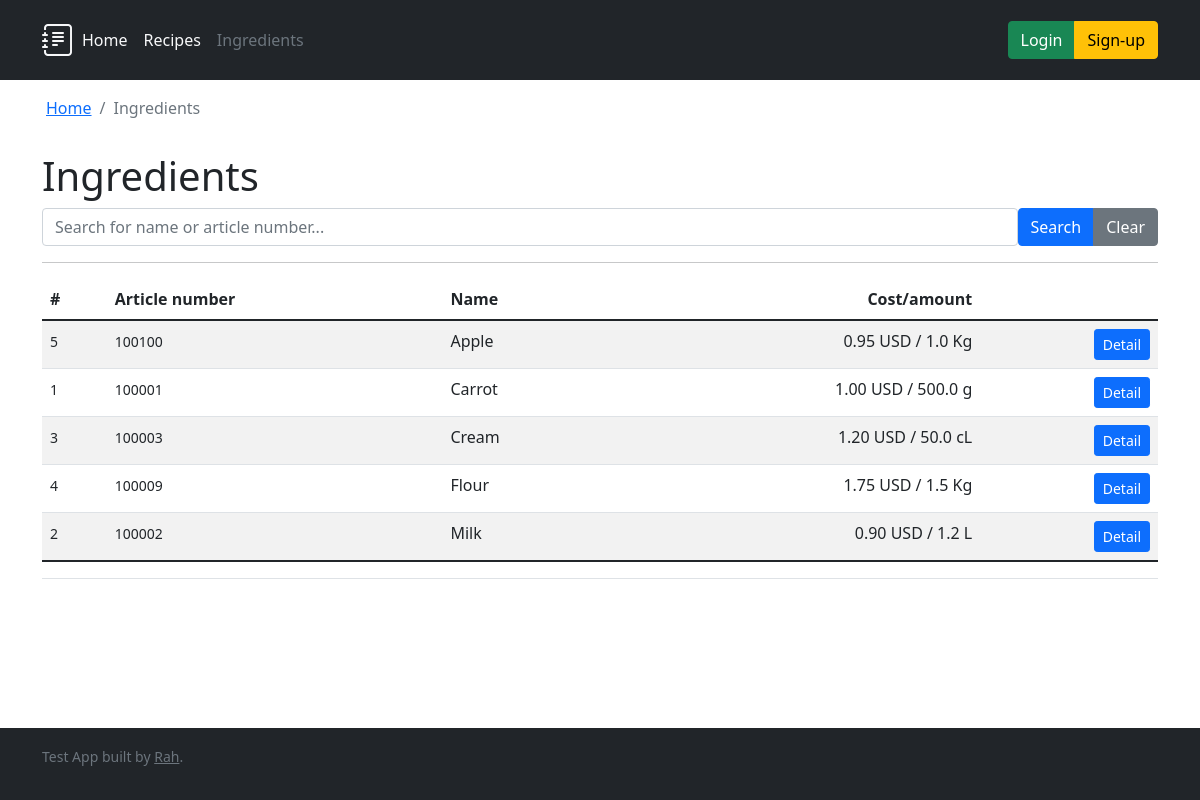
Before: /ingredients/ with the older database file.
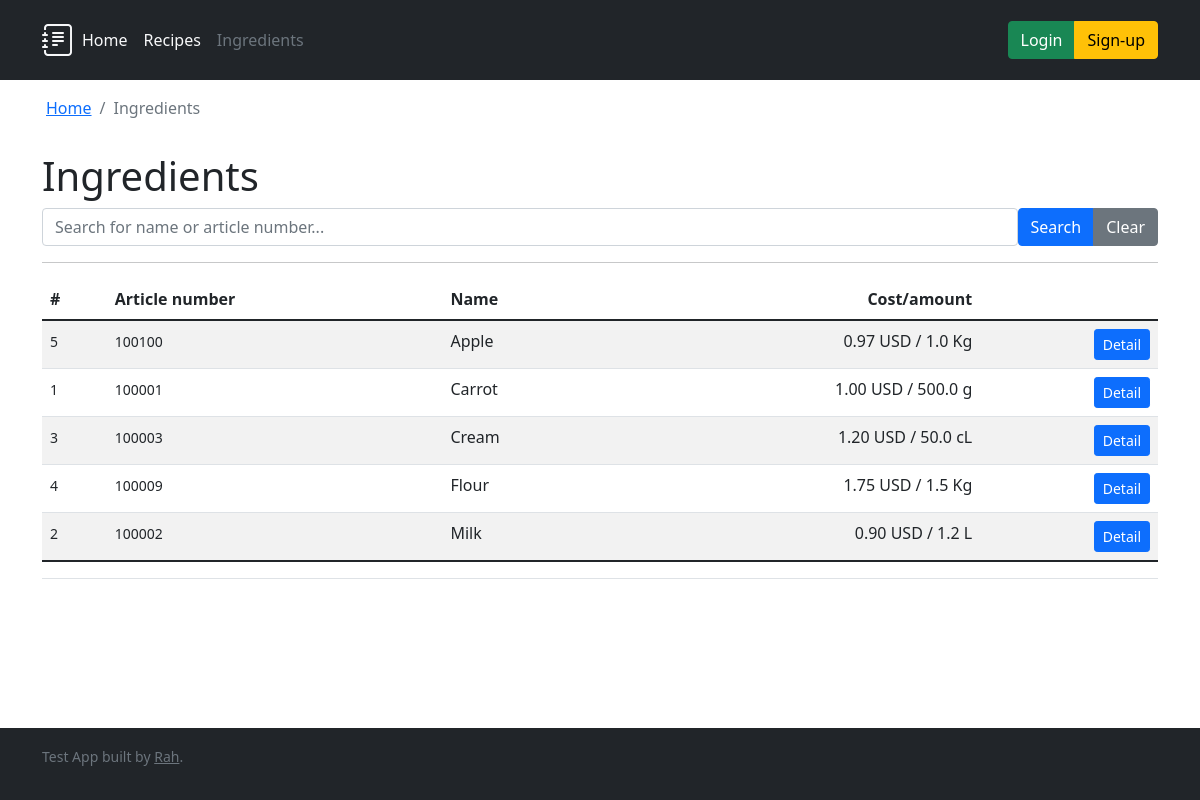
After: the same page with the newer database file.
### ingredients/models.py (models this page shows, shortened)
class Ingredient(models.Model):
    class Meta:
        ordering = ('name', 'article_number')
        verbose_name = 'Ingredient'
        verbose_name_plural = 'Ingredients'
    name = models.CharField(verbose_name='Ingredient name', max_length=256)
    article_number = models.CharField(
        verbose_name='Article number', max_length=24)
    base_measurement_unit = models.CharField(
        verbose_name='Measurement Unit', max_length=2, choices=MeasurementUnits.choices)
    base_amount = models.FloatField(verbose_name='Buying Amount', default=0)
    cost_per_base_amount = models.DecimalField(
        verbose_name='Cost per buying amount', max_digits=10, decimal_places=2)
    @admin.display(description='Cost/amount')
    def formatted_cost(self) -> str:
        return f'{self.cost_per_base_amount} {DEFAULT_CURRENCY["CODE"]} / {self.base_amount} {self.base_measurement_unit}'

### ingredients/views.py (the view)
# urls.py: path('', views.IndexView.as_view(), name='index'),
class IndexView(generic.ListView):
    template_name = 'ingredients/index.html'
    context_object_name = 'all_ingredients'
    def get_queryset(self):
        query = self.request.GET.get('q')
        if query:
            return Ingredient.objects.filter(
                Q(name__icontains=query) | Q(article_number=query)
            ).order_by('name')
        else:
            return Ingredient.objects.all().order_by('name')

### ingredients/templates/ingredients/index.html (shortened to what this page needs)
{% extends 'base.html' %}
{% block header %}{% include "header.html" with active_item="ingredients" %}{% endblock header %}
{% block breadcrumb %}
{{ block.super }}
<li class="breadcrumb-item active" aria-current="page">Ingredients</li>
{% endblock breadcrumb %}
{% block content %}
<h1>Ingredients</h1>
<form class="d-flex">
    <input type="search" class="form-control" name="q" placeholder="Search for name or article number..."
        aria-label="Search" value="{{ request.GET.q }}">
    <div class="btn-group" role="group" aria-label="Search controls">
        <input type="submit" class="btn btn-primary" value="Search">
        <a href="{% url 'ingredients:index' %}" role="button" class="btn btn-secondary">Clear</a>
    </div>
</form>
<hr>
{% if all_ingredients %}
<table class="table table-striped table-hover">
    <thead>
        <tr>
            <th>#</th>
            <th>Article number</th>
            <th>Name</th>
            <th class="text-end">Cost/amount</th>
            <th>&nbsp;</th>
        </tr>
    </thead>
    <tbody>
        {% for ingredient in all_ingredients %}
        <tr>
            <td><small>{{ ingredient.id }}</small></td>
            <td><small>{{ ingredient.article_number }}</small></td>
            <td>{{ ingredient.name }}</td>
            <td class="text-end">{{ ingredient.formatted_cost }}</td>
            <td class="text-end">
                <div class="btn-group" role="group" aria-label="Ingredient management">
                    <a href="{% url 'ingredients:detail' ingredient.id %}" role="button"
                        class="btn btn-sm btn-primary">Detail</a>
                </div>
            </td>
        </tr>
        {% endfor %}
    </tbody>
    <tfoot>
        <tr>
            <td colspan="5" class="text-end">
            </td>
        </tr>
    </tfoot>
</table>
{% else %}
<p>No ingredients are available.</p>
{% endif %}
{% endblock %}

Changed rows visible on the page:
changed Ingredient "Apple": formatted_cost "0.95 USD / 1.0 Kg" → "0.97 USD / 1.0 Kg"
